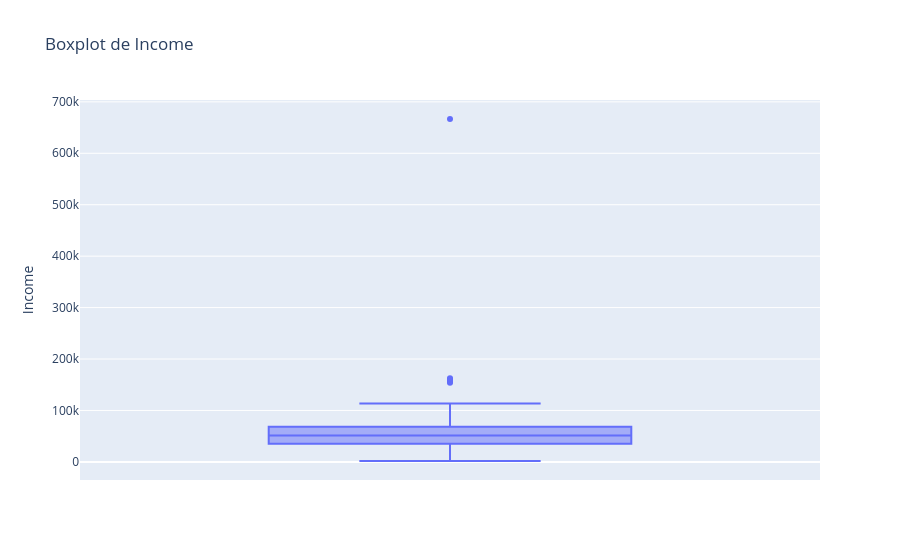

Notebook code for this chart:
### Code cell
#Verificando coluna de renda 'income'
fig = px.box(df, y='Income', title='Boxplot de Income')
fig.show()

### Figure 1 — Plotly figure (JSON) as saved in the notebook; plotly's stock layout.template omitted (floating-point values rounded to 4 significant figures; data arrays with more than 128 entries replaced by an {"elided": "..."} marker saying what was removed)
{"data": [{"alignmentgroup": "True", "hovertemplate": "Income=%{y}<extra></extra>", "legendgroup": "", "marker": {"color": "#636efa"}, "name": "", "notched": false, "offsetgroup": "", "orientation": "v", "showlegend": false, "type": "box", "x0": " ", "xaxis": "x", "y": {"elided": "2213 float values"}, "y0": " ", "yaxis": "y"}], "layout": {"boxmode": "group", "legend": {"tracegroupgap": 0}, "title": {"text": "Boxplot de Income"}, "xaxis": {"anchor": "y", "domain": [0, 1]}, "yaxis": {"anchor": "x", "domain": [0, 1], "title": {"text": "Income"}}}}
